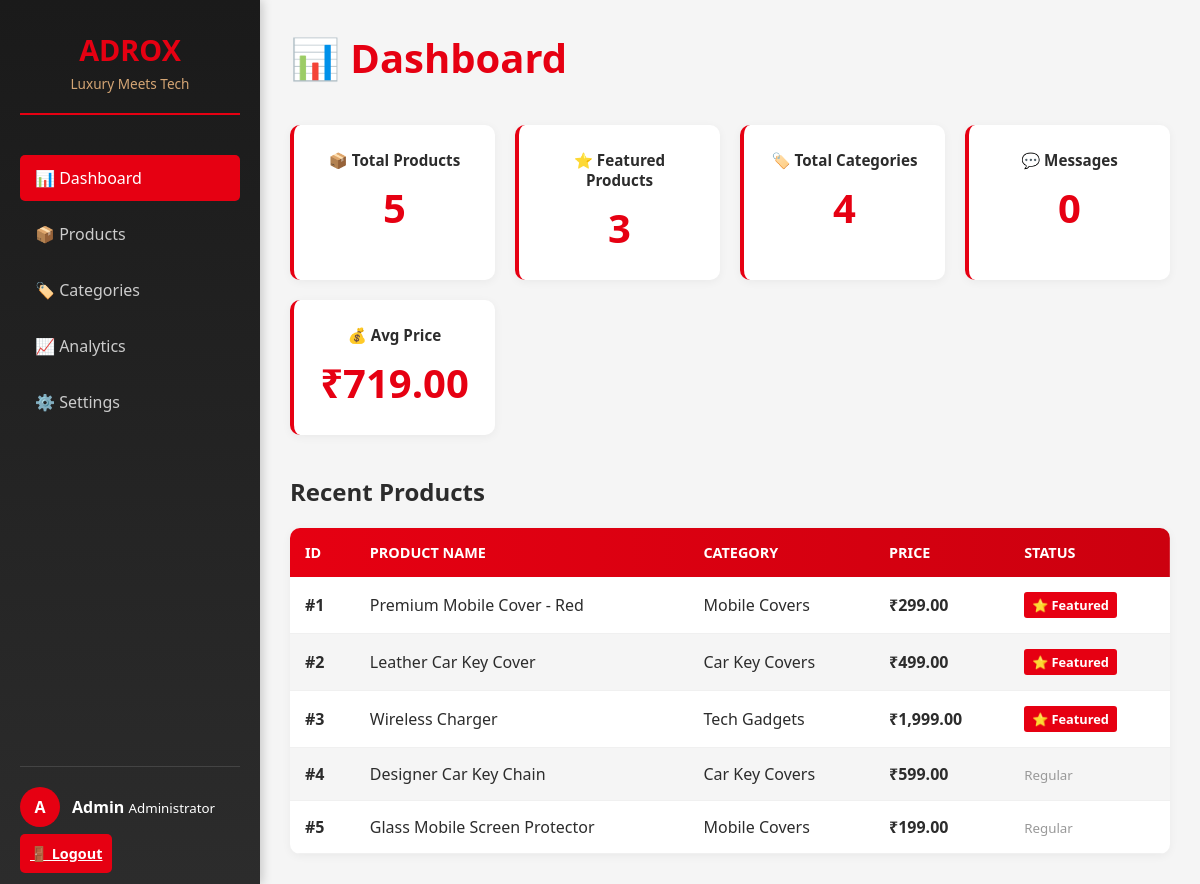
/admin/index.php (signed in), run on the app's committed database.
### tables this page shows
CREATE TABLE IF NOT EXISTS products (
  id INT PRIMARY KEY AUTO_INCREMENT,
  name VARCHAR(255) NOT NULL,
  description LONGTEXT NOT NULL,
  price DECIMAL(10, 2) NOT NULL,
  category VARCHAR(100) NOT NULL,
  image_url VARCHAR(500),
  affiliate_link VARCHAR(1000) NOT NULL,
  is_featured BOOLEAN DEFAULT 0,
  created_at TIMESTAMP DEFAULT CURRENT_TIMESTAMP,
  updated_at TIMESTAMP DEFAULT CURRENT_TIMESTAMP ON UPDATE CURRENT_TIMESTAMP
);

### includes/functions.php (called while the page is built, shortened)
<?php
function get_all_products($conn) {
    $sql = "SELECT * FROM products ORDER BY is_featured DESC, created_at DESC";
    $result = $conn->query($sql);
    if ($result->num_rows > 0) {
        $products = [];
        while($row = $result->fetch_assoc()) {
            $products[] = $row;
        }
        return $products;
    }
    return [];
}
function get_dashboard_stats($conn) {
    $stats = [];
    $result = $conn->query("SELECT COUNT(*) as count FROM products");
    $row = $result->fetch_assoc();
    $stats['total_products'] = $row['count'];
    $result = $conn->query("SELECT COUNT(*) as count FROM products WHERE is_featured = 1");
    $row = $result->fetch_assoc();
    $stats['featured_products'] = $row['count'];
    $result = $conn->query("SELECT COUNT(*) as count FROM categories");
    $row = $result->fetch_assoc();
    $stats['total_categories'] = $row['count'];
    $result = $conn->query("SELECT COUNT(*) as count FROM contact_messages");
    $row = $result->fetch_assoc();
    $stats['contact_messages'] = $row['count'];
    $result = $conn->query("SELECT AVG(price) as avg_price FROM products");
    $row = $result->fetch_assoc();
    $stats['avg_price'] = round($row['avg_price'] ?? 0, 2);
    return $stats;
}
?>

### admin/index.php (the view, shortened to what this page needs)
<?php
require_once '../includes/config.php';
require_once '../includes/functions.php';
$conn = new mysqli(DB_SERVER, DB_USER, DB_PASSWORD, DB_NAME);
$is_logged_in = isset($_SESSION['admin_logged_in']);
$products = $is_logged_in ? get_all_products($conn) : [];
$dashboard_stats = $is_logged_in ? get_dashboard_stats($conn) : [];
$current_tab = isset($_GET['tab']) ? $_GET['tab'] : 'dashboard';
?>
<!DOCTYPE html>
<html lang="en">
<head>
</head>
<body>
    <?php if (!$is_logged_in): ?>
        <div class="login-container">
            <div class="login-form">
                <h2>ADROX</h2>
                <p class="subtitle">Admin Dashboard</p>
                <?php if (isset($login_error)): ?>
                    <div class="message error"><?php echo $login_error; ?></div>
                <?php endif; ?>
                <form method="POST">
                    <div class="form-group">
                        <label for="username">👤 Username</label>
                        <input type="text" id="username" name="username" placeholder="admin" required>
                    </div>
                    <div class="form-group">
                        <label for="password">🔐 Password</label>
                        <input type="password" id="password" name="password" placeholder="••••••••" required>
                    </div>
                    <input type="hidden" name="action" value="login">
                    <button type="submit" class="btn" style="width: 100%; margin-bottom: 15px;">Login</button>
                </form>
                <div style="background: #f5f5f5; padding: 15px; border-radius: 5px; text-align: center; font-size: 0.85em; color: #666;">
                    <strong>Demo Credentials:</strong><br>
                    Username: <code>admin</code><br>
                    Password: <code>admin123</code>
                </div>
            </div>
        </div>
    <?php else: ?>
        <div class="sidebar">
            <div class="sidebar-logo">
                <h2>ADROX</h2>
                <p>Luxury Meets Tech</p>
            </div>
            <ul class="sidebar-menu">
                <li><a href="index.php?tab=dashboard" class="menu-link <?php echo ($current_tab === 'dashboard') ? 'active' : ''; ?>">📊 Dashboard</a></li>
                <li><a href="index.php?tab=products" class="menu-link <?php echo ($current_tab === 'products') ? 'active' : ''; ?>">📦 Products</a></li>
                <li><a href="index.php?tab=categories" class="menu-link <?php echo ($current_tab === 'categories') ? 'active' : ''; ?>">🏷️ Categories</a></li>
                <li><a href="index.php?tab=analytics" class="menu-link <?php echo ($current_tab === 'analytics') ? 'active' : ''; ?>">📈 Analytics</a></li>
                <li><a href="index.php?tab=settings" class="menu-link <?php echo ($current_tab === 'settings') ? 'active' : ''; ?>">⚙️ Settings</a></li>
            </ul>
            <div class="sidebar-user">
                <div class="user-info">
                    <div class="user-avatar">A</div>
                    <div>
                        <strong>Admin</strong>
                        <small>Administrator</small>
                    </div>
                </div>
                <a href="?logout=true" class="logout-btn">🚪 Logout</a>
            </div>
        </div>
        <div class="main-content">
            <div class="admin-container">
                <div class="header">
                    <h1><?php
                        switch($current_tab) {
                            case 'dashboard': echo '📊 Dashboard'; break;
                        }
                    ?></h1>
                </div>
                <?php if ($current_tab === 'dashboard'): ?>
                    <div class="dashboard-stats">
                        <div class="stat-card">
                            <h3>📦 Total Products</h3>
                            <p class="stat-number"><?php echo $dashboard_stats['total_products']; ?></p>
                        </div>
                        <div class="stat-card">
                            <h3>⭐ Featured Products</h3>
                            <p class="stat-number"><?php echo $dashboard_stats['featured_products']; ?></p>
                        </div>
                        <div class="stat-card">
                            <h3>🏷️ Total Categories</h3>
                            <p class="stat-number"><?php echo $dashboard_stats['total_categories']; ?></p>
                        </div>
                        <div class="stat-card">
                            <h3>💬 Messages</h3>
                            <p class="stat-number"><?php echo $dashboard_stats['contact_messages']; ?></p>
                        </div>
                        <div class="stat-card">
                            <h3>💰 Avg Price</h3>
                            <p class="stat-number">₹<?php echo number_format($dashboard_stats['avg_price'], 2); ?></p>
                        </div>
                    </div>
                    <div style="margin-top: 40px;">
                        <h2 style="margin-bottom: 20px; color: #2c2c2c;">Recent Products</h2>
                        <table class="products-table">
                            <thead>
                                <tr>
                                    <th>ID</th>
                                    <th>Product Name</th>
                                    <th>Category</th>
                                    <th>Price</th>
                                    <th>Status</th>
                                </tr>
                            </thead>
                            <tbody>
                                <?php if (empty($products)): ?>
                                    <tr>
                                        <td colspan="5" style="text-align: center; padding: 40px;">
                                            <strong>No products yet</strong>
                                        </td>
                                    </tr>
                                <?php else: ?>
                                    <?php foreach (array_slice($products, 0, 5) as $product): ?>
                                        <tr>
                                            <td><strong>#<?php echo $product['id']; ?></strong></td>
                                            <td><?php echo htmlspecialchars($product['name']); ?></td>
                                            <td><?php echo htmlspecialchars($product['category']); ?></td>
                                            <td><strong>₹<?php echo number_format($product['price'], 2); ?></strong></td>
                                            <td>
                                                <?php if ($product['is_featured']): ?>
                                                    <span class="featured-badge">⭐ Featured</span>
                                                <?php else: ?>
                                                    <small style="color: #999;">Regular</small>
                                                <?php endif; ?>
                                            </td>
                                        </tr>
                                    <?php endforeach; ?>
                                <?php endif; ?>
                            </tbody>
                        </table>
                    </div>
                <?php endif; ?>
            </div>
        </div>
    <?php endif; ?>
</body>
</html>

### admin/index.php (style rules this page uses)
* { margin: 0; padding: 0; box-sizing: border-box; }
body { font-family: 'Segoe UI', Tahoma, Geneva, Verdana, sans-serif; background: #f5f5f5; color: #2c2c2c; display: flex; height: 100vh; }
.sidebar { width: 260px; background: linear-gradient(180deg, #1a1a1a 0%, #2c2c2c 100%); color: white; padding: 30px 20px; position: fixed; height: 100vh; overflow-y: auto; box-shadow: 2px 0 10px rgba(0, 0, 0, 0.2); }
.sidebar-logo { text-align: center; margin-bottom: 40px; padding-bottom: 20px; border-bottom: 2px solid #E60012; }
.sidebar-logo h2 { color: #E60012; font-size: 1.8em; margin-bottom: 5px; }
.sidebar-logo p { color: #d4a574; font-size: 0.85em; font-weight: 300; }
.sidebar-menu { list-style: none; }
.sidebar-menu li { margin-bottom: 10px; }
.sidebar-menu a { display: flex; align-items: center; gap: 12px; padding: 12px 15px; color: #ccc; text-decoration: none; border-radius: 5px; transition: all 0.3s; }
.sidebar-menu a.active { background: #E60012; color: white; }
.sidebar-user { position: absolute; bottom: 20px; left: 20px; right: 20px; padding-top: 20px; border-top: 1px solid #444; }
.user-info { display: flex; align-items: center; gap: 12px; margin-bottom: 15px; }
.user-avatar { width: 40px; height: 40px; border-radius: 50%; background: #E60012; display: flex; align-items: center; justify-content: center; font-weight: bold; color: white; }
.logout-btn { width: 100%; padding: 10px; background: #E60012; color: white; border: none; border-radius: 5px; cursor: pointer; font-weight: 600; transition: 0.3s; font-size: 0.9em; }
.main-content { margin-left: 260px; flex: 1; overflow-y: auto; padding: 30px; }
.admin-container { max-width: 1200px; }
.header { display: flex; justify-content: space-between; align-items: center; margin-bottom: 40px; }
.header h1 { font-size: 2.5em; color: #E60012; display: flex; align-items: center; gap: 10px; }
.products-table { width: 100%; border-collapse: collapse; background: white; box-shadow: 0 2px 10px rgba(0, 0, 0, 0.05); border-radius: 10px; overflow: hidden; }
.products-table thead { background: linear-gradient(90deg, #E60012 0%, #cc000f 100%); color: white; }
.products-table th, .products-table td { padding: 15px; text-align: left; }
.products-table th { font-weight: 600; text-transform: uppercase; font-size: 0.9em; }
.products-table tbody tr { border-bottom: 1px solid #f0f0f0; transition: background 0.3s; }
.products-table tbody tr:nth-child(even) { background: #f5f5f5; }
.featured-badge { display: inline-block; background: #E60012; color: white; padding: 4px 8px; border-radius: 3px; font-size: 0.8em; font-weight: 600; }
.dashboard-stats { display: grid; grid-template-columns: repeat(auto-fit, minmax(200px, 1fr)); gap: 20px; margin-bottom: 30px; }
.stat-card { background: white; padding: 25px; border-radius: 10px; box-shadow: 0 2px 10px rgba(0, 0, 0, 0.05); text-align: center; transition: all 0.3s; border-left: 4px solid #E60012; }
.stat-card h3 { color: #2c2c2c; font-size: 0.95em; margin-bottom: 10px; font-weight: 600; }
.stat-number { font-size: 2.5em; color: #E60012; font-weight: bold; margin: 0; }

### data on the page
products: id "1", name "Premium Mobile Cover - Red", category "Mobile Covers", price "299.00", is_featured "⭐ Featured"
products: id "2", name "Leather Car Key Cover", category "Car Key Covers", price "499.00", is_featured "⭐ Featured"
products: id "3", name "Wireless Charger", category "Tech Gadgets", price "1,999.00", is_featured "⭐ Featured"
products: id "4", name "Designer Car Key Chain", category "Car Key Covers", price "599.00", is_featured "Regular"
products: id "5", name "Glass Mobile Screen Protector", category "Mobile Covers", price "199.00", is_featured "Regular"

### other printed values
$dashboard_stats['total_products'] "5"
$dashboard_stats['featured_products'] "3"
$dashboard_stats['total_categories'] "4"
$dashboard_stats['contact_messages'] "0"
$dashboard_stats['avg_price'] "719.00"
